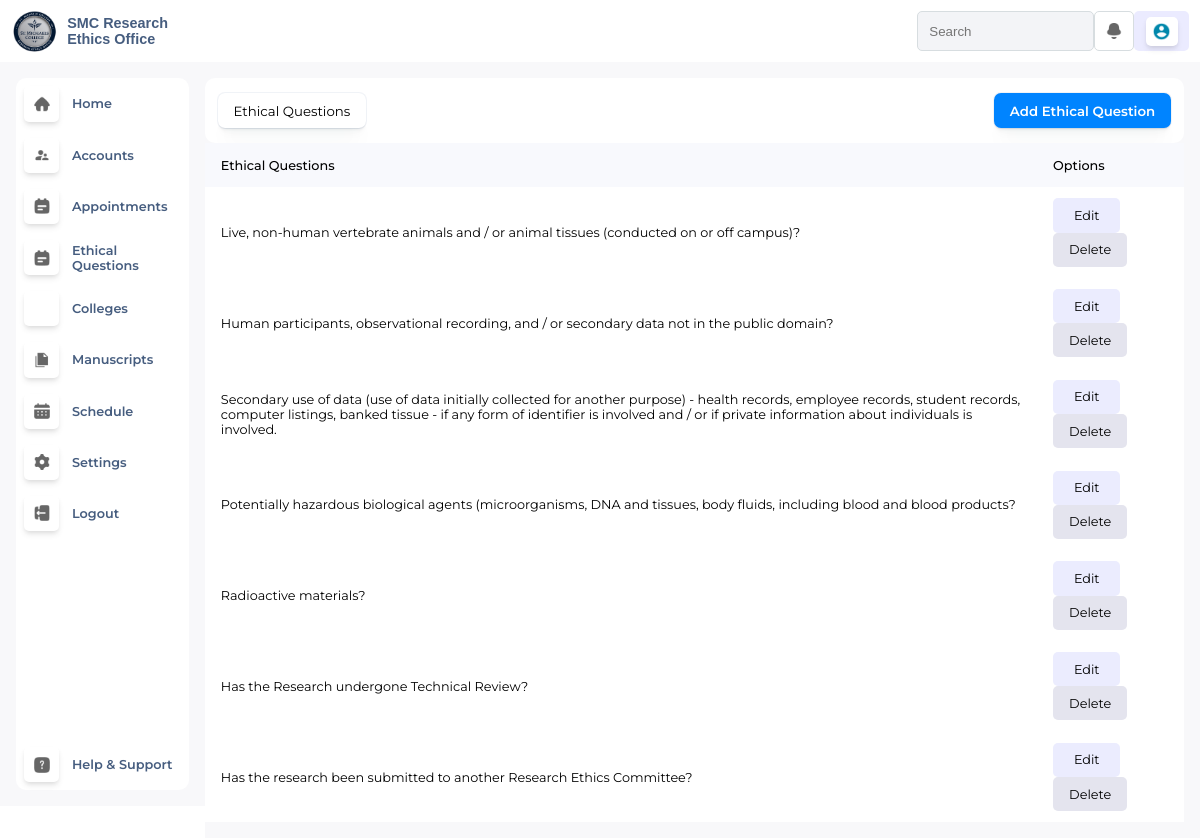
The page /adminEthicalRiskQuestions/ on the database as committed earlier.
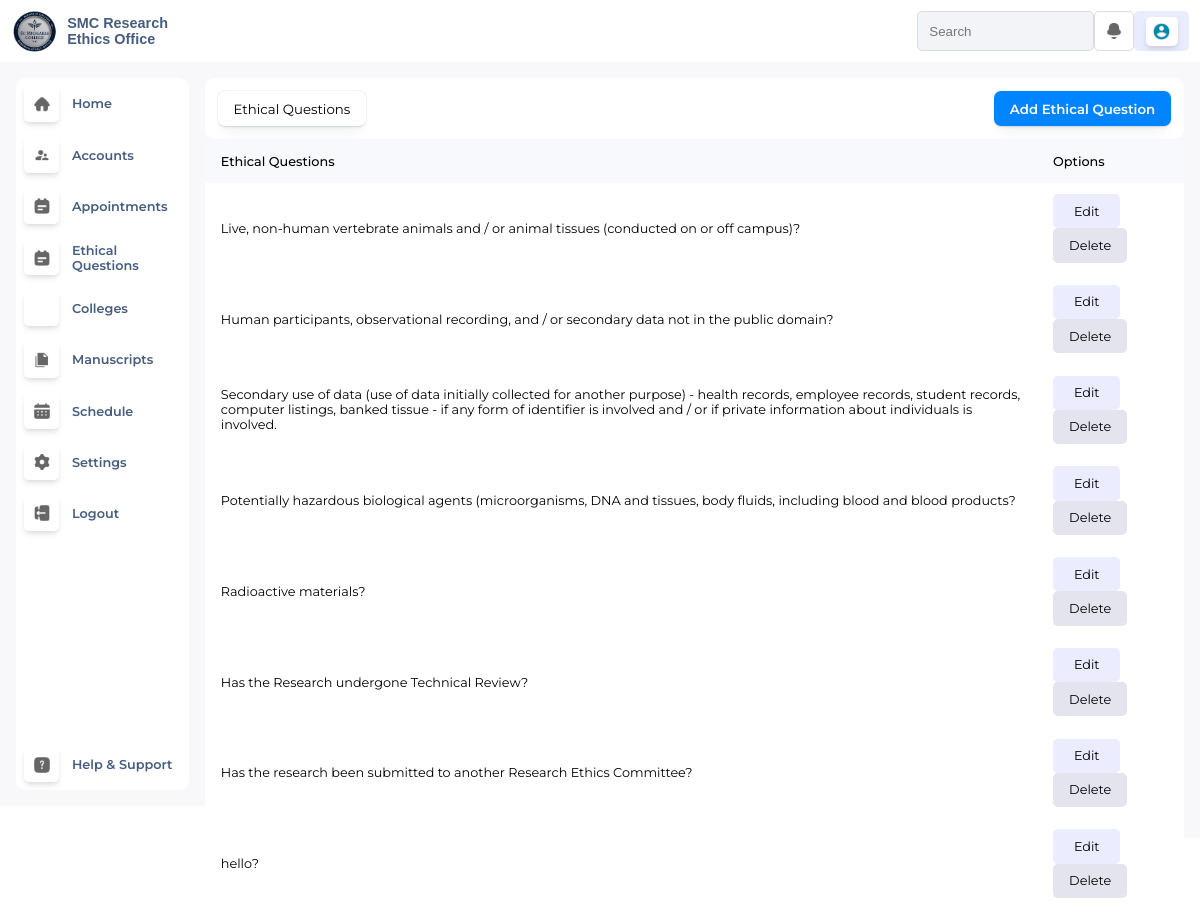
The same page on the database as committed later.
### EthicsApp/views/models.py (models this page shows, shortened)
class EthicalRiskQuestions(models.Model):
    ethicalQuestions = models.CharField(max_length=350, null=True)

### EthicsApp/views/adminDashboard.py (the view)
# urls.py: re_path(r'^adminEthicalRiskQuestions/$', views.adminEthicalRiskQuestions, name='adminEthicalRiskQuestions'),
def adminEthicalRiskQuestions(request):
    profile_picture = request.session.get('profile_picture', None)
    account_type = request.session.get('account_type', None)
    ethicalRiskQuestions_data = [
        {
            'id': question.id,  # Include the ID here
            'ethicalQuestions': question.ethicalQuestions,
        }
        for question in EthicalRiskQuestions.objects.all()
    ]
    context = {
        'profile_picture': profile_picture,
        'account_type': account_type,
        'ethicalRiskQuestions': ethicalRiskQuestions_data,
    }
    return render(request, 'admin/adminEthicalQuestions.html', context)

### EthicsApp/templates/admin/adminEthicalQuestions.html (shortened to what this page needs)
{% extends "master.html" %}
{% load static %}
{% block css %}
<link rel="stylesheet" href="{% static './css/adminDashboard.css' %}">
<link rel="stylesheet" href="{% static './css/adminEthicalRiskQuestions.css' %}">
<link rel="stylesheet" href="https://cdnjs.cloudflare.com/ajax/libs/font-awesome/6.6.0/css/all.min.css"
 />
{% endblock %}
{% block content %}
<div class="MainContainer">
  {% include './adminTopNav.html' %}
  <div class="MC-Bottom">
      {% include './adminNav.html' %}
      <div id="College-Content">
          <div class="CC-Top">
              <div class="CCT-Left">
                  <button class="active-btn" style="background-color: rgb(255, 255, 255);" id="ListOfEthicalAnswers">Ethical Questions</button>
              </div>
              <div class="CCT-Right">
                  <button id="AddEthicalRiskQuestions-btn">Add Ethical Question</button>
              </div>
          </div>
          <div id="StudentAcc-Area">
              <table>
                  <tr>
                      <th>Ethical Questions</th>
                      <th>Options</th>
                  </tr>
                  {% for x in ethicalRiskQuestions %}
                  <tr>
                      <td>{{ x.ethicalQuestions }}</td>
                      <td>
                        <button class="TableEdit-Btn" type="button" data-id="{{ x.id }}" data-question="{{ x.ethicalQuestions }}">Edit</button>
                          <a href="{% url 'adminDeleteEthicalRiskQuestions' x.id %}" onclick="return confirm('Are you sure you want to delete this question?');">
                              <button class="TableDelete-Btn" type="button">Delete</button>
                          </a>
                      </td>
                  </tr>
                  {% endfor %}
              </table>
          </div>
      </div>
  </div>
</div>
{% endblock %}

Rows that differ between the two databases and show on the page:
added EthicalRiskQuestions: ethicalQuestions "hello?"
Other text that changed with them:
new list line: "Edit Delete"
